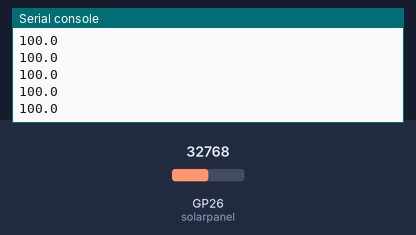
A program run on a simulated Raspberry Pi Pico running MicroPython. Parts: the last lines printed to the serial console. The test bench sets the inputs (shaded band); at power-on: GP26 (solarpanel) = 32768 (analog values on the 0–65535 scale).

Above: at 1.2 s.
1.3 s: GP26 (solarpanel) set to 19660
At 1.68 s:
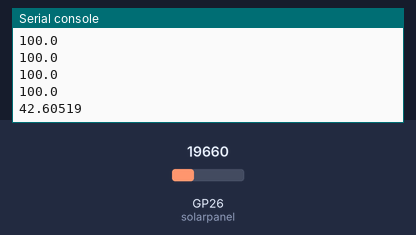
2.8 s: GP26 (solarpanel) set to 7864
At 2.93 s:
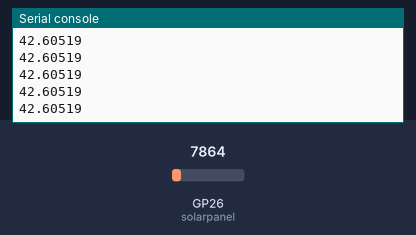
Timing chart, 0 to 5.8 s (numbered marks = the images above; inputs shaded):
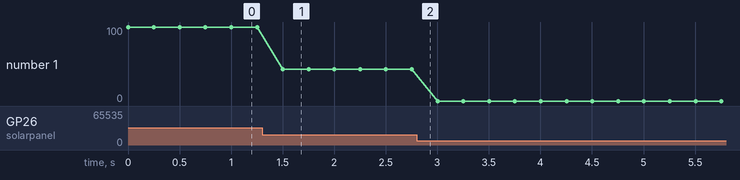

The program:

real-random-number.py
```python
# By measuring voltage from a sun collector
# you get real random numbers that cannot
# be predicted

# setup: https://github.com/akosnikhazy/Raspberry-Pico-Projects/blob/main/random-number-generator.JPG
# just put the + of a sun collector to PIN26 and the - to one of the GND-s.
# (please keep in mind the Pico's input voltage limits, use caution and protect the board if needed,
# I use a small solarpanel I got from a calculator to test this idea out)


from machine import Pin, ADC
from time import sleep

# PIN 26 measures input voltage
solarpanel = ADC(26)

# choose these smartly if your sun collector never
# goes beyond these values; the result can't be
# normalized properly
min = 0.5
max = 0.5

while True:
    measureNow = solarpanel.read_u16()* 3.3 / 65536;

    if measureNow < min:
        min = measureNow

    if measureNow > max:
        max = measureNow

    # you will get a number between 0 and 100
    normalized = (measureNow-min)/(max-min)*100

    print(normalized)
    sleep(0.25)
```

Measured:
- after the input at 1.3 s, the serial console: prints a new line after 0.20 s (image 1)
- plotted number 1: 100 → 42.61 after the input at 1.3 s, 42.61 → 0 after the input at 2.8 s
